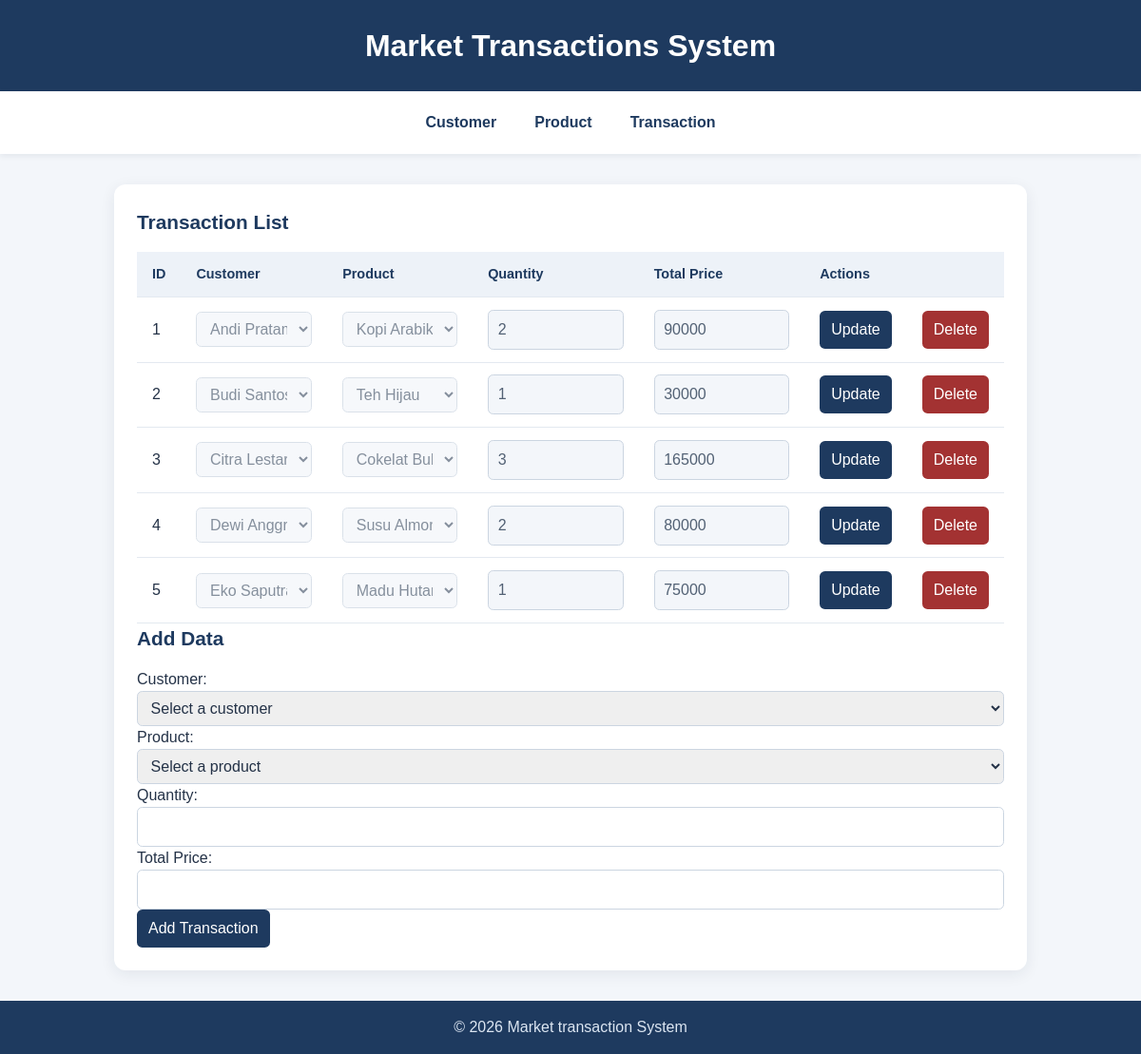
The app's page /?page=transaction with its own data.
### tables this page shows
CREATE TABLE transactions(
    id INT PRIMARY KEY NOT NULL AUTO_INCREMENT,
    customer_id INT NOT NULL,
    product_id INT NOT NULL,
    quantity INT NOT NULL,
    total_price INT NOT NULL,
    FOREIGN KEY (customer_id) REFERENCES customer(id),
    FOREIGN KEY (product_id) REFERENCES product(id)
);

CREATE TABLE customer(
    id INT PRIMARY KEY NOT NULL AUTO_INCREMENT,
    name VARCHAR(255) NOT NULL,
    membership VARCHAR(255) NOT NULL
);

CREATE TABLE product(
    id INT PRIMARY KEY NOT NULL AUTO_INCREMENT,
    name VARCHAR(255) NOT NULL,
    price INT NOT NULL
);

### backend/application-logic.php (called while the page is built, shortened)
<?php
require_once 'class/Customer.php';
require_once 'class/Product.php';
require_once 'class/Transaction.php';
$customers = new Customer();
$products = new Product();
$transactions = new Transaction();
$page = $_GET['page'] ?? 'customer';
?>

### config/db.php (called while the page is built, shortened)
<?php
class Database {
    private $host = "localhost";
    private $username = "root";
    private $password = "";
    private $dbname = "db_TP7DPBO";
    public function __construct() {
        try {
            $this->conn = new PDO("mysql:host=$this->host;dbname=$this->dbname", $this->username, $this->password);
        } catch (PDOException $e) {
            echo "Connection failed: " . $e->getMessage();
        }
    }
}
?>

### class/Transaction.php (called while the page is built, shortened)
<?php
require_once 'config/db.php';
class Transaction {
    private PDO $db;
    public function __construct() {
        $this->db = (new Database())->conn;
    }
    public function getAll() {
        $stmt = $this->db->query(
            "SELECT t.id, t.customer_id, t.product_id,
                    c.name AS customer_name, p.name AS product_name,
                    t.quantity, t.total_price
             FROM transactions t
             JOIN customer c ON t.customer_id = c.id
             JOIN product p ON t.product_id = p.id"
        );
        return $stmt->fetchAll(PDO::FETCH_ASSOC);
    }
}
?>

### class/Customer.php (called while the page is built, shortened)
<?php
require_once 'config/db.php';
class Customer {
    private PDO $db;
    public function __construct() {
        $this->db = (new Database())->conn;
    }
    public function getAll() {
        $stmt = $this->db->query("SELECT * FROM customer");
        return $stmt->fetchAll(PDO::FETCH_ASSOC);
    }
}
?>

### class/Product.php (called while the page is built, shortened)
<?php
require_once 'config/db.php';
class Product {
    private PDO $db;
    public function __construct() {
        $this->db = (new Database())->conn;
    }
    public function getAll() {
        $stmt = $this->db->query("SELECT * FROM product");
        return $stmt->fetchAll(PDO::FETCH_ASSOC);
    }
}
?>

### view/transactions.php (the view, shortened to what this page needs)
<?php
$customerOptions = $customers->getAll();
$productOptions = $products->getAll();
?>
<h3>Transaction List</h3>
<table>
    <thead>
        <tr>
            <th>ID</th>
            <th>Customer</th>
            <th>Product</th>
            <th>Quantity</th>
            <th>Total Price</th>
            <th colspan="2">Actions</th>
        </tr>
    </thead>
    <tbody>
        <?php foreach ($transactions->getAll() as $transaction): ?>
            <?php $formId = 'transaction-' . $transaction['id']; ?>
            <tr>
                <td><?= htmlspecialchars((string) $transaction['id'], ENT_QUOTES, 'UTF-8') ?></td>
                <td>
                    <select form="<?= $formId ?>" name="customer_id" disabled required>
                        <?php foreach ($customerOptions as $customer): ?>
                            <option value="<?= htmlspecialchars((string) $customer['id'], ENT_QUOTES, 'UTF-8') ?>" <?= (string) $customer['id'] === (string) $transaction['customer_id'] ? 'selected' : '' ?>>
                                <?= htmlspecialchars((string) $customer['name'], ENT_QUOTES, 'UTF-8') ?>
                            </option>
                        <?php endforeach; ?>
                    </select>
                </td>
                <td>
                    <select form="<?= $formId ?>" name="product_id" disabled required>
                        <?php foreach ($productOptions as $product): ?>
                            <option value="<?= htmlspecialchars((string) $product['id'], ENT_QUOTES, 'UTF-8') ?>" <?= (string) $product['id'] === (string) $transaction['product_id'] ? 'selected' : '' ?>>
                                <?= htmlspecialchars((string) $product['name'], ENT_QUOTES, 'UTF-8') ?>
                            </option>
                        <?php endforeach; ?>
                    </select>
                </td>
                <td><input form="<?= $formId ?>" type="number" name="quantity" value="<?= htmlspecialchars((string) $transaction['quantity'], ENT_QUOTES, 'UTF-8') ?>" min="1" readonly required></td>
                <td><input form="<?= $formId ?>" type="number" name="total_price" value="<?= htmlspecialchars((string) $transaction['total_price'], ENT_QUOTES, 'UTF-8') ?>" min="0" readonly required></td>
                <td>
                    <form id="<?= $formId ?>" method="post">
                        <button class="edit-toggle" type="button">Update</button>
                    </form>
                </td>
                <td>
                    <form method="post" onsubmit="return confirm('Are you sure you want to delete this transaction?');">
                        <button class="button-danger" type="submit">Delete</button>
                    </form>
                </td>
            </tr>
        <?php endforeach; ?>
    </tbody>
</table>
<form method="post">
    <h3>Add Data</h3>
    <label for="new-transaction-customer">Customer:</label>
    <select id="new-transaction-customer" name="customer_id" required>
        <option value="">Select a customer</option>
    </select>
    <label for="new-transaction-product">Product:</label>
    <select id="new-transaction-product" name="product_id" required>
        <option value="">Select a product</option>
    </select>
    <label for="new-transaction-quantity">Quantity:</label>
    <input type="number" id="new-transaction-quantity" name="quantity" min="1" required>
    <label for="new-transaction-total-price">Total Price:</label>
    <input type="number" id="new-transaction-total-price" name="total_price" min="0" required>
    <button type="submit">Add Transaction</button>
</form>

### Index.php (shortened to what this page needs)
<?php include 'backend/application-logic.php'; ?>
<!DOCTYPE html>
<html lang="en">
<head>
    <link rel="stylesheet" href="style.css">
</head>
<body>
    <?php include 'view/header.php'; ?>
    <nav>
        <a href="?page=customer">Customer</a>
        <a href="?page=product">Product</a>
        <a href="?page=transaction">Transaction</a>
    </nav>
    <main>
        <?php
            if($page == "customer") {
                include 'view/customers.php';
            }else if($page == "product") {
                include 'view/products.php';
            }else if($page == "transaction"){
                include 'view/transactions.php';
            }
        ?>
    </main>
    <?php include 'view/footer.php'; ?>
</body>
</html>

### view/header.php
<header>
    <h1>Market Transactions System</h1>
</header>

### view/footer.php
<footer>
    <p>&copy; 2026 Market transaction System</p>
</footer>

### style.css (style rules this page uses)
* { box-sizing: border-box; }
body { min-height: 100vh; margin: 0; display: flex; flex-direction: column; background: #f3f6fa; color: #243247; font-family: Arial, Helvetica, sans-serif; line-height: 1.5; }
header { padding: 1.5rem 1rem; background: #1e3a5f; color: #fff; text-align: center; }
header h1 { margin: 0; font-size: clamp(1.5rem, 4vw, 2rem); }
nav { display: flex; justify-content: center; gap: 0.5rem; padding: 0.75rem 1rem; background: #fff; box-shadow: 0 2px 6px rgb(22 39 61 / 8%); }
nav a { padding: 0.55rem 1rem; border-radius: 0.4rem; color: #1e3a5f; font-weight: 600; text-decoration: none; }
main { width: min(100% - 2rem, 960px); margin: 2rem auto; flex: 1; padding: 1.5rem; overflow-x: auto; border-radius: 0.75rem; background: #fff; box-shadow: 0 4px 16px rgb(22 39 61 / 8%); }
main h3 { margin: 0 0 1rem; color: #1e3a5f; font-size: 1.3rem; }
table { width: 100%; border-collapse: collapse; text-align: left; }
th, td { padding: 0.8rem 1rem; border-bottom: 1px solid #e3e9f0; vertical-align: middle; }
th { background: #edf2f8; color: #1e3a5f; font-size: 0.9rem; }
input, select, button { font: inherit; }
input, select { width: 100%; min-width: 7rem; padding: 0.5rem 0.6rem; border: 1px solid #cbd5e1; border-radius: 0.35rem; color: #243247; }
input[readonly], select:disabled { background: #f3f6fa; color: #526174; cursor: default; }
button { padding: 0.5rem 0.75rem; border: 0; border-radius: 0.35rem; background: #1e3a5f; color: #fff; cursor: pointer; white-space: nowrap; }
.button-danger { background: #a33232; }
footer { padding: 1rem; background: #1e3a5f; color: #dce6f2; text-align: center; }
footer p { margin: 0; }

### records on screen
transactions: id "1", customer_id "Andi Pratama", product_id "Kopi Arabika", quantity "2", total_price "90000"
transactions: id "2", customer_id "Budi Santoso", product_id "Teh Hijau", quantity "1", total_price "30000"
transactions: id "3", customer_id "Citra Lestari", product_id "Cokelat Bubuk", quantity "3", total_price "165000"
transactions: id "4", customer_id "Dewi Anggraini", product_id "Susu Almond", quantity "2", total_price "80000"
transactions: id "5", customer_id "Eko Saputra", product_id "Madu Hutan", quantity "1", total_price "75000"
